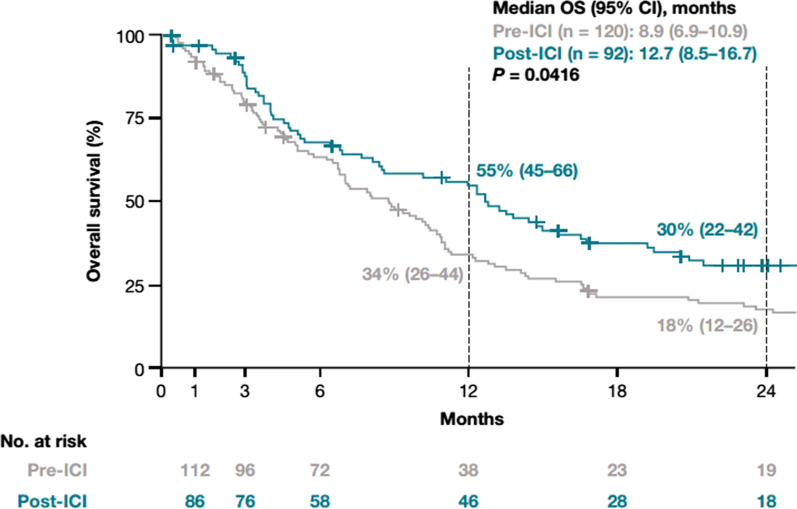
#> input picture input/Kaplan-Meier NSQ OS.webp, 1594 x 1018 px (shown at 1/2 size)
$ python -i graph_detector.py   (imports and definitions only)
#> lines starting #> are read from the running program, lines starting #| are printed output that depends on the picture; after the words box and inside, x2 and y2 are one past the last pixel; in counts of white or black regions, pixels touching at a corner belong together
"""Graph detection module for identifying Kaplan-Meier curves."""

from dataclasses import dataclass
from typing import Optional

import cv2
import numpy as np
from PIL import Image

from ..utils.config import config
from ..utils.image_utils import pil_to_cv2, preprocess_for_curve_detection


@dataclass
class DetectedGraph:
    """Information about a detected graph region."""
    bbox: tuple  # (x, y, width, height)
    confidence: float
    graph_type: str  # 'km_curve', 'generic', 'unknown'
    image: Optional[np.ndarray] = None

    @property
    def x(self) -> int:
        return self.bbox[0]

    @property
    def y(self) -> int:
        return self.bbox[1]

    @property
    def width(self) -> int:
        return self.bbox[2]

    @property
    def height(self) -> int:
        return self.bbox[3]


class GraphDetector:
    """Detects graphs and potential Kaplan-Meier curves in images."""

    def __init__(self, image: Image.Image | np.ndarray):
        """Initialize graph detector.

        Args:
            image: Input image (PIL Image or OpenCV array)
        """
        if isinstance(image, Image.Image):
            self.image = pil_to_cv2(image)
        else:
            self.image = image.copy()

        self.height, self.width = self.image.shape[:2]
        self._yolo_model = None

    def detect_graphs_heuristic(self) -> list[DetectedGraph]:
        """Detect graphs using heuristic methods (no ML).

        Uses axis detection and step pattern matching.

        Returns:
            List of DetectedGraph objects
        """
        detected = []

        # Convert to grayscale
        gray = cv2.cvtColor(self.image, cv2.COLOR_BGR2GRAY)

        # Find rectangular regions with lines (potential plot areas)
        edges = cv2.Canny(gray, 50, 150)

        # Find contours
        contours, _ = cv2.findContours(
            edges, cv2.RETR_EXTERNAL, cv2.CHAIN_APPROX_SIMPLE
        )

        # Filter and score contours
        for contour in contours:
            # Get bounding rectangle
            x, y, w, h = cv2.boundingRect(contour)

            # Filter by size (graph should be reasonable size)
            if w < 100 or h < 100:
                continue

            if w > self.width * 0.95 or h > self.height * 0.95:
                continue

            # Check aspect ratio (typical graphs are wider than tall or square)
            aspect_ratio = w / h
            if aspect_ratio < 0.5 or aspect_ratio > 3:
                continue

            # Extract region
            roi = self.image[y:y+h, x:x+w]

            # Score as potential KM curve
            confidence, graph_type = self._score_km_likelihood(roi)

            if confidence > 0.3:
                detected.append(DetectedGraph(
                    bbox=(x, y, w, h),
                    confidence=confidence,
                    graph_type=graph_type,
                    image=roi
                ))

        # Sort by confidence
        detected.sort(key=lambda d: d.confidence, reverse=True)

        # Non-maximum suppression to remove overlapping detections
        detected = self._non_max_suppression(detected)

        return detected

    def detect_graphs_template(self, min_confidence: float = 0.5) -> list[DetectedGraph]:
        """Detect graphs using template matching for step patterns.

        Args:
            min_confidence: Minimum confidence threshold

        Returns:
            List of DetectedGraph objects
        """
        detected = []

        gray = cv2.cvtColor(self.image, cv2.COLOR_BGR2GRAY)

        # Create step function templates of various sizes
        templates = self._create_step_templates()

        for template in templates:
            # Match template
            result = cv2.matchTemplate(gray, template, cv2.TM_CCOEFF_NORMED)

            # Find locations above threshold
            locations = np.where(result >= min_confidence)

            for pt in zip(*locations[::-1]):  # x, y
                th, tw = template.shape[:2]

                # Expand bounding box to likely graph area
                margin = 50
                x = max(0, pt[0] - margin)
                y = max(0, pt[1] - margin)
                w = min(self.width - x, tw + 2 * margin)
                h = min(self.height - y, th + 2 * margin)

                detected.append(DetectedGraph(
                    bbox=(x, y, w, h),
                    confidence=float(result[pt[1], pt[0]]),
                    graph_type='km_curve',
                    image=self.image[y:y+h, x:x+w]
                ))

        # Non-maximum suppression
        detected = self._non_max_suppression(detected)

        return detected

    # [14 lines left out: function detect_graphs_yolo, not called in this run]

    def detect_all(self) -> list[DetectedGraph]:
        """Run all detection methods and combine results.

        Returns:
            Combined list of DetectedGraph objects
        """
        all_detected = []

        # Run heuristic detection
        heuristic_results = self.detect_graphs_heuristic()
        all_detected.extend(heuristic_results)

        # Run template detection
        template_results = self.detect_graphs_template()

        # Add template results that don't overlap significantly
        for detection in template_results:
            if not self._overlaps_existing(detection, all_detected):
                all_detected.append(detection)

        # Sort by confidence
        all_detected.sort(key=lambda d: d.confidence, reverse=True)

        return all_detected

    def _score_km_likelihood(self, roi: np.ndarray) -> tuple:
        """Score likelihood that region contains a KM curve.

        Args:
            roi: Region of interest image

        Returns:
            (confidence, graph_type) tuple
        """
        gray = cv2.cvtColor(roi, cv2.COLOR_BGR2GRAY)
        h, w = gray.shape

        # Feature 1: Check for L-shaped axes
        edges = cv2.Canny(gray, 50, 150)
        lines = cv2.HoughLinesP(edges, 1, np.pi/180, 30, minLineLength=30, maxLineGap=10)

        if lines is None:
            return (0.0, 'unknown')

        # Count horizontal and vertical lines
        h_lines = []
        v_lines = []

        for line in lines:
            x1, y1, x2, y2 = line[0]
            angle = np.degrees(np.arctan2(abs(y2 - y1), abs(x2 - x1)))
            if angle < 15:
                h_lines.append(line[0])
            elif angle > 75:
                v_lines.append(line[0])

        # Score based on axis presence
        axis_score = 0.0
        if h_lines and v_lines:
            axis_score = 0.3

            # Check for L-shape (vertical line near left, horizontal near bottom)
            left_v = any(min(l[0], l[2]) < w * 0.3 for l in v_lines)
            bottom_h = any(max(l[1], l[3]) > h * 0.7 for l in h_lines)

            if left_v and bottom_h:
                axis_score = 0.5

        # Feature 2: Check for step pattern
        step_score = self._detect_step_pattern(gray)

        # Feature 3: Check for monotonic decrease pattern
        monotonic_score = self._check_monotonic_pattern(gray)

        # Combine scores
        total_score = axis_score * 0.3 + step_score * 0.4 + monotonic_score * 0.3

        # Determine type
        if total_score > 0.5 and step_score > 0.3:
            graph_type = 'km_curve'
        elif axis_score > 0.3:
            graph_type = 'generic'
        else:
            graph_type = 'unknown'

        return (total_score, graph_type)

    def _detect_step_pattern(self, gray: np.ndarray) -> float:
        """Detect step function pattern in grayscale image.

        Args:
            gray: Grayscale image

        Returns:
            Score from 0 to 1
        """
        h, w = gray.shape

        # Edge detection
        edges = cv2.Canny(gray, 50, 150)

        # Detect lines
        lines = cv2.HoughLinesP(edges, 1, np.pi/180, 30, minLineLength=10, maxLineGap=5)

        if lines is None:
            return 0.0

        # Count alternating horizontal-vertical patterns
        h_segments = []
        v_segments = []

        for line in lines:
            x1, y1, x2, y2 = line[0]
            length = np.sqrt((x2-x1)**2 + (y2-y1)**2)

            if length < 5:
                continue

            angle = np.degrees(np.arctan2(abs(y2 - y1), abs(x2 - x1)))

            if angle < 10:
                h_segments.append((min(x1, x2), y1, max(x1, x2), y2))
            elif angle > 80:
                v_segments.append((x1, min(y1, y2), x2, max(y1, y2)))

        if len(h_segments) < 3 or len(v_segments) < 2:
            return 0.1

        # Check if segments connect (step pattern)
        connections = 0
        tolerance = 15

        for h_seg in h_segments:
            h_end_x = h_seg[2]  # Right end of horizontal
            h_y = h_seg[1]

            for v_seg in v_segments:
                v_x = v_seg[0]
                v_top = v_seg[1]
                v_bottom = v_seg[3]

                # Check if horizontal end connects to vertical
                if abs(h_end_x - v_x) < tolerance and v_top <= h_y <= v_bottom:
                    connections += 1
                    break

        # Score based on connection ratio
        max_possible = min(len(h_segments), len(v_segments))
        if max_possible > 0:
            return min(1.0, connections / max_possible)

        return 0.0

    def _check_monotonic_pattern(self, gray: np.ndarray) -> float:
        """Check for monotonically decreasing pattern.

        Args:
            gray: Grayscale image

        Returns:
            Score from 0 to 1
        """
        h, w = gray.shape

        # Sample columns and find the "curve" position (darkest pixels)
        samples = []
        for x in range(w // 10, w, w // 10):
            col = gray[:, x]

            # Find dark pixels (potential curve)
            dark_pixels = np.where(col < 128)[0]

            if len(dark_pixels) > 0:
                # Use the topmost dark pixel in the lower portion
                # (KM curves start high and go down)
                lower_dark = dark_pixels[dark_pixels > h // 4]
                if len(lower_dark) > 0:
                    samples.append(lower_dark[0])

        if len(samples) < 3:
            return 0.0

        # Check if generally increasing Y (decreasing survival in image coords)
        increases = sum(1 for i in range(1, len(samples)) if samples[i] >= samples[i-1])
        return increases / (len(samples) - 1)

    def _create_step_templates(self) -> list[np.ndarray]:
        """Create step function templates for matching.

        Returns:
            List of template images
        """
        templates = []

        # Create simple step templates of various sizes
        for size in [50, 100, 150]:
            template = np.ones((size, size), dtype=np.uint8) * 255

            # Draw a simple step pattern
            step_height = size // 3
            cv2.line(template, (0, step_height), (size//3, step_height), 0, 2)
            cv2.line(template, (size//3, step_height), (size//3, 2*step_height), 0, 2)
            cv2.line(template, (size//3, 2*step_height), (2*size//3, 2*step_height), 0, 2)
            cv2.line(template, (2*size//3, 2*step_height), (2*size//3, size-10), 0, 2)
            cv2.line(template, (2*size//3, size-10), (size-10, size-10), 0, 2)

            templates.append(template)

        return templates

    def _non_max_suppression(
        self,
        detections: list[DetectedGraph],
        overlap_threshold: float = 0.5
    ) -> list[DetectedGraph]:
        """Apply non-maximum suppression to remove overlapping detections.

        Args:
            detections: List of detections
            overlap_threshold: IoU threshold for suppression

        Returns:
            Filtered list of detections
        """
        if not detections:
            return []

        # Sort by confidence
        sorted_detections = sorted(detections, key=lambda d: d.confidence, reverse=True)

        keep = []
        for detection in sorted_detections:
            # Check overlap with kept detections
            should_keep = True
            for kept in keep:
                iou = self._calculate_iou(detection.bbox, kept.bbox)
                if iou > overlap_threshold:
                    should_keep = False
                    break

            if should_keep:
                keep.append(detection)

        return keep

    def _calculate_iou(self, bbox1: tuple, bbox2: tuple) -> float:
        """Calculate intersection over union of two bounding boxes.

        Args:
            bbox1: (x, y, width, height)
            bbox2: (x, y, width, height)

        Returns:
            IoU value between 0 and 1
        """
        x1, y1, w1, h1 = bbox1
        x2, y2, w2, h2 = bbox2

        # Calculate intersection
        xi = max(x1, x2)
        yi = max(y1, y2)
        wi = min(x1 + w1, x2 + w2) - xi
        hi = min(y1 + h1, y2 + h2) - yi

        if wi <= 0 or hi <= 0:
            return 0.0

        intersection = wi * hi
        union = w1 * h1 + w2 * h2 - intersection

        return intersection / union if union > 0 else 0.0

    def _overlaps_existing(
        self,
        detection: DetectedGraph,
        existing: list[DetectedGraph],
        threshold: float = 0.3
    ) -> bool:
        """Check if detection overlaps significantly with existing detections.

        Args:
            detection: Detection to check
            existing: List of existing detections
            threshold: IoU threshold

        Returns:
            True if overlaps
        """
        for existing_det in existing:
            iou = self._calculate_iou(detection.bbox, existing_det.bbox)
            if iou > threshold:
                return True
        return False


# [28 lines left out: functions detect_km_curves, get_graph_regions, not called in this run]

>>> import cv2
>>> picture = cv2.imread('../../input/Kaplan-Meier NSQ OS.webp')
#> picture is the input picture: shape (1018, 1594, 3); mean B, G, R 246.9, 246.7, 245.1
>>> result = GraphDetector(picture).detect_all()
#> in detect_graphs_heuristic, `gray = cv2.cvtColor(self.image, cv2.COLOR_BGR2GRAY)`:
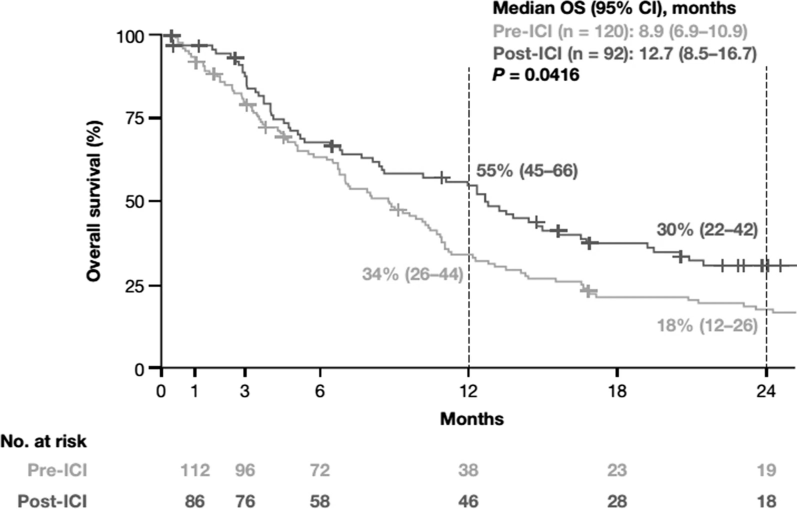
#> gray: shape (1018, 1594) (shown at 1/2 size); min 0, max 255, mean 246.2
#> in detect_graphs_heuristic, `edges = cv2.Canny(gray, 50, 150)`:
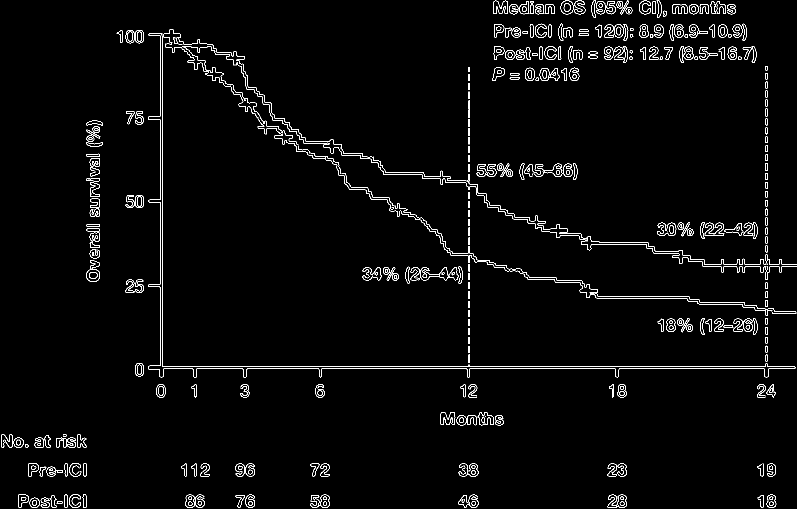
#> edges: shape (1018, 1594) (shown at 1/2 size); 2.3% white in thin lines or dots
#> in detect_graphs_heuristic, `contours, _ = cv2.findContours( edges, cv2.RETR_EXTERNAL, cv2.CHAIN_AP..`: contours = 307 contours, 41 with area under 20; largest, box (x1, y1, x2, y2) and area: (297, 58, 1594, 755) 9403, (1215, 989, 1254, 1016) 765, (1079, 136, 1120, 162) 690, (620, 989, 660, 1016) 665, (917, 926, 957, 953) 661
#> the loop in detect_graphs_heuristic, `for contour in contours:` made 307 passes
#> (x, y) on passes 1 to 3: (943, 1002), (395, 1002), (113, 1002)
#> after the loop in detect_graphs_heuristic, `for contour in contours:`:
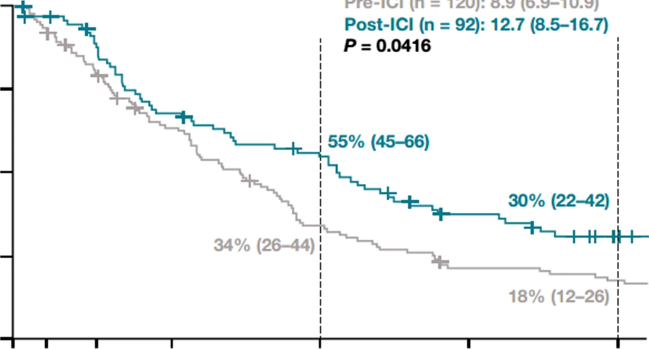
#> roi: shape (697, 1297, 3) (shown at 1/2 size); mean B, G, R 246.7, 246.3, 244
#> after the loop in detect_graphs_heuristic, `for contour in contours:`: detected = 2 items
#> the loop in _non_max_suppression, `for detection in sorted_detections:` made 2 passes
#> after the loop in _non_max_suppression, `for detection in sorted_detections:`: keep = 1 item
#> the loop in detect_graphs_template, `for template in templates:` made 3 passes
#> locations on passes 1 to 3: 62 positions, rows 144 to 429, columns 477 to 995, (empty array, empty array), (empty array, empty array)
#> pass 1, in detect_graphs_template, `result = cv2.matchTemplate(gray, template, cv2.TM_CCOEFF_NORMED)`:
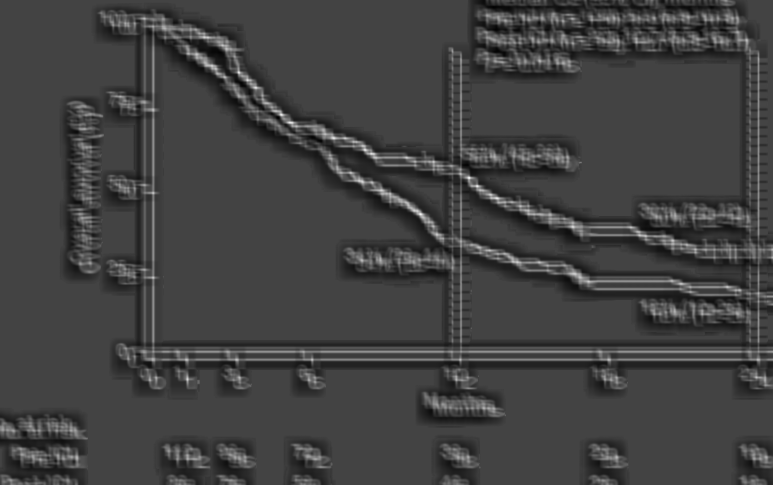
#> result: shape (969, 1545) float32 (shown at 1/2 size); min -0.213, max 0.593, mean -0.00472; drawn with min black and max white
#> pass 2, in detect_graphs_template, `result = cv2.matchTemplate(gray, template, cv2.TM_CCOEFF_NORMED)`:
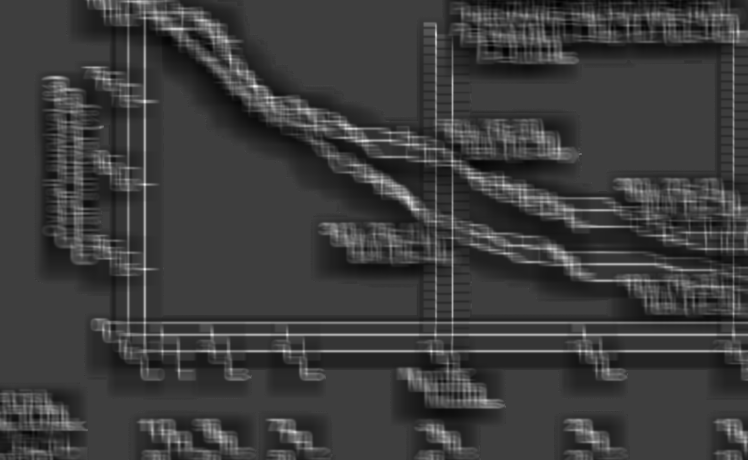
#> result: shape (919, 1495) float32 (shown at 1/2 size); min -0.121, max 0.374, mean -0.00249; drawn with min black and max white
#> pass 3, in detect_graphs_template, `result = cv2.matchTemplate(gray, template, cv2.TM_CCOEFF_NORMED)`:
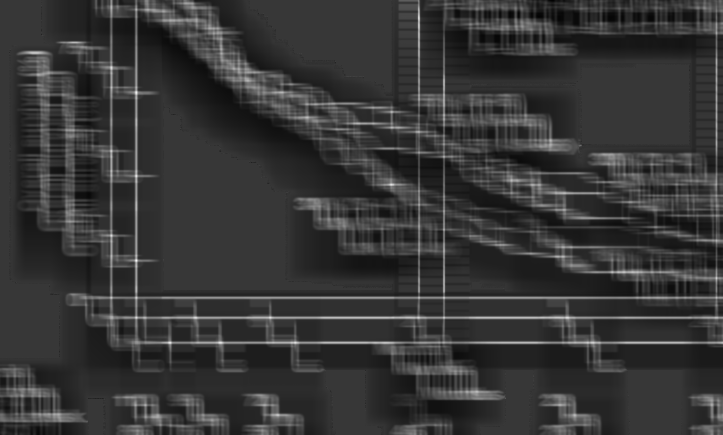
#> result: shape (869, 1445) float32 (shown at 1/2 size); min -0.0929, max 0.331, mean -0.00228; drawn with min black and max white
#> after the loop in detect_graphs_template, `for template in templates:`: detected = 62 items
#> the loop in _non_max_suppression (call 2), `for detection in sorted_detections:` made 62 passes
#> the loop in detect_all, `for detection in template_results:` made 8 passes
